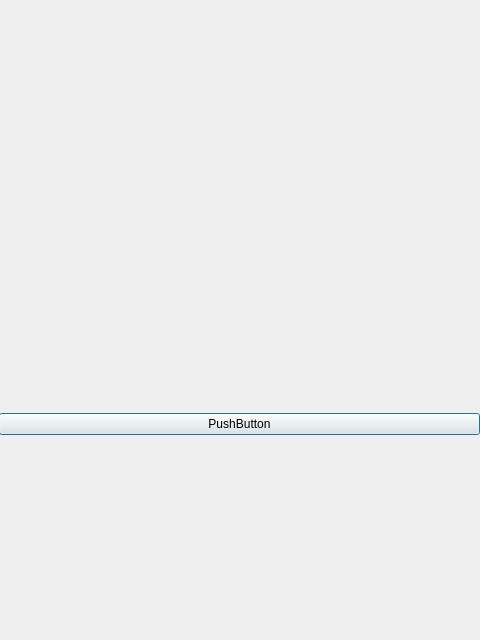
<?xml version="1.0" encoding="UTF-8"?>
<ui version="4.0">
 <class>DeathDialog</class>
 <widget class="QDialog" name="DeathDialog">
  <property name="geometry">
   <rect>
    <x>0</x>
    <y>0</y>
    <width>480</width>
    <height>640</height>
   </rect>
  </property>
  <property name="windowTitle">
   <string>Dialog</string>
  </property>
  <widget class="QWidget" name="verticalLayoutWidget">
   <property name="geometry">
    <rect>
     <x>-1</x>
     <y>-1</y>
     <width>481</width>
     <height>641</height>
    </rect>
   </property>
   <layout class="QVBoxLayout" name="verticalLayout">
    <item>
     <widget class="QWidget" name="widget" native="true">
      <property name="sizePolicy">
       <sizepolicy hsizetype="Fixed" vsizetype="Fixed">
        <horstretch>0</horstretch>
        <verstretch>0</verstretch>
       </sizepolicy>
      </property>
     </widget>
    </item>
    <item>
     <widget class="QPushButton" name="resumeButton">
      <property name="sizePolicy">
       <sizepolicy hsizetype="Minimum" vsizetype="Fixed">
        <horstretch>104</horstretch>
        <verstretch>97</verstretch>
       </sizepolicy>
      </property>
      <property name="text">
       <string>PushButton</string>
      </property>
     </widget>
    </item>
   </layout>
  </widget>
 </widget>
 <resources/>
 <connections/>
</ui>
